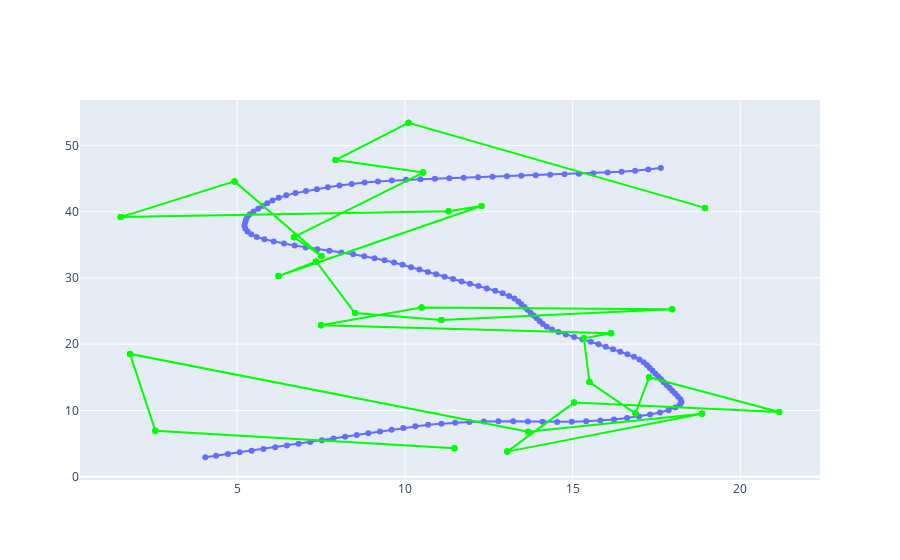

The notebook cell this image was saved under:
### Code cell
fig2.data[0].line.color = "#00ff00"
fig = go.Figure(data = fig1.data + fig2.data)
fig.show()

### Figure 1 — Plotly figure (JSON) as saved in the notebook; plotly's stock layout.template omitted (floating-point values rounded to 4 significant figures; data arrays with more than 128 entries replaced by an {"elided": "..."} marker saying what was removed)
{"data": [{"hovertemplate": "x=%{x}<br>y=%{y}<extra></extra>", "legendgroup": "", "line": {"color": "#636efa", "dash": "solid"}, "marker": {"symbol": "circle"}, "mode": "lines+markers", "name": "", "orientation": "v", "showlegend": false, "type": "scatter", "x": {"elided": "150 float values"}, "xaxis": "x", "y": {"elided": "150 float values"}, "yaxis": "y"}, {"hovertemplate": "x=%{x}<br>y=%{y}<extra></extra>", "legendgroup": "", "line": {"color": "#00ff00", "dash": "solid"}, "marker": {"symbol": "circle"}, "mode": "lines+markers", "name": "", "orientation": "v", "showlegend": false, "type": "scatter", "x": {"elided": "150 float values"}, "xaxis": "x", "y": {"elided": "150 float values"}, "yaxis": "y"}], "layout": {}}
